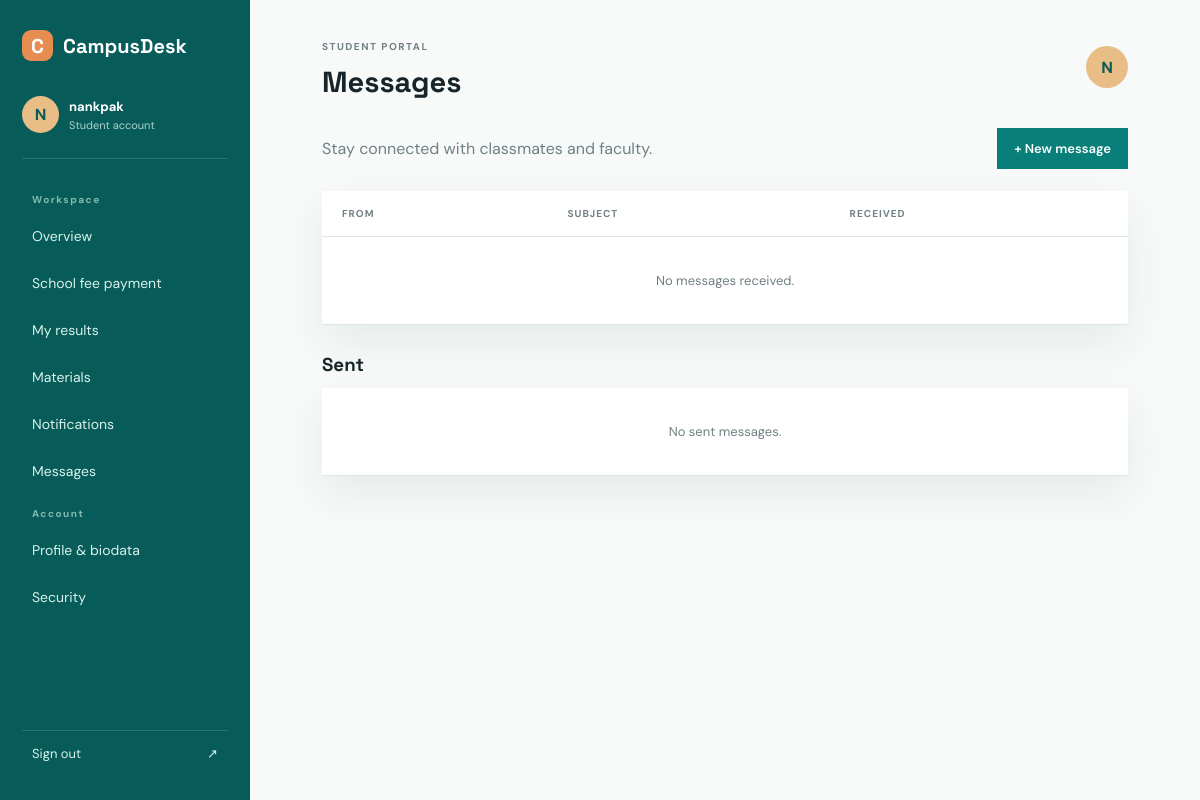
Page /messages/ (signed in) on the earlier database version.
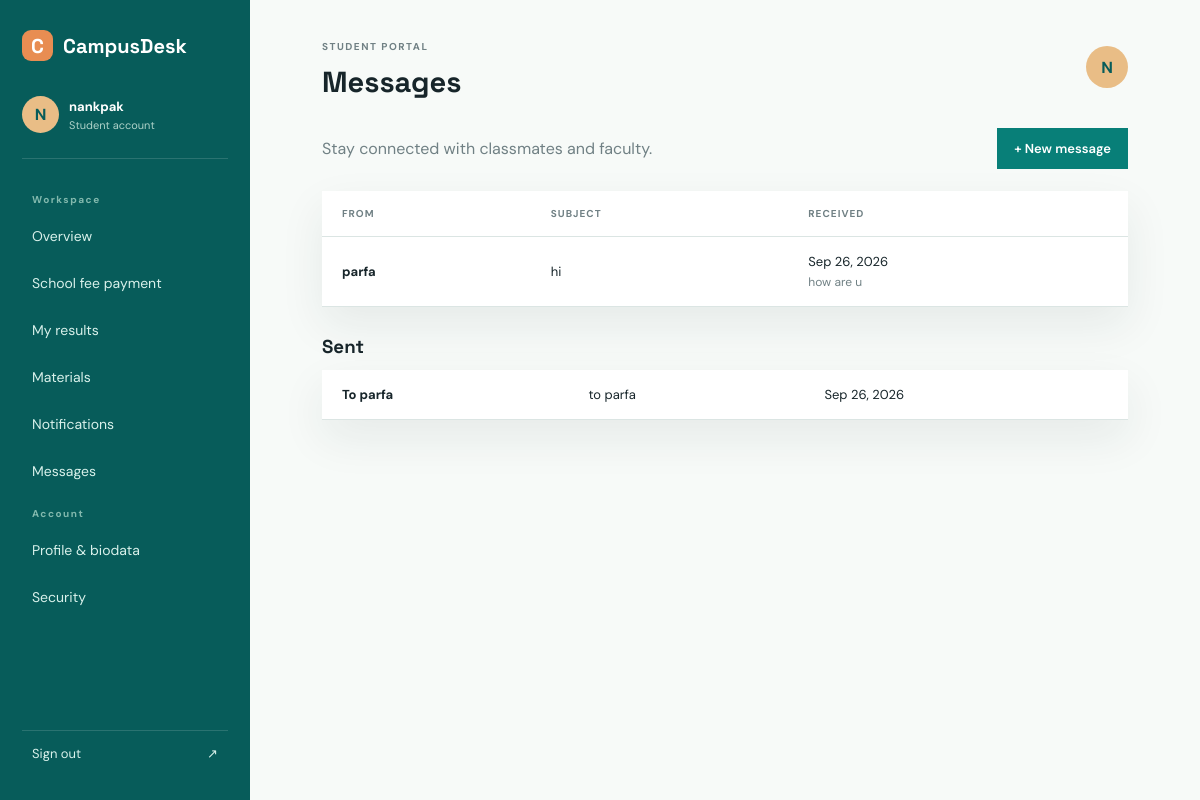
Same page on the later database version.
### student_app/models.py (models this page shows)
class Message(models.Model):
	sender = models.ForeignKey(settings.AUTH_USER_MODEL, on_delete=models.CASCADE, related_name='sent_messages')
	recipient = models.ForeignKey(settings.AUTH_USER_MODEL, on_delete=models.CASCADE, related_name='received_messages')
	subject = models.CharField(max_length=180)
	body = models.TextField()
	created_at = models.DateTimeField(auto_now_add=True)
	is_read = models.BooleanField(default=False)
	class Meta:
		ordering = ['-created_at']

### student_app/views.py (the view)
# urls.py: path('messages/', views.messages_view, name='messages'),
@login_required
def messages_view(request):
	received = request.user.received_messages.select_related('sender')
	sent = request.user.sent_messages.select_related('recipient')
	received.update(is_read=True)
	return render(request, 'messages.html', {'received': received, 'sent': sent})

### templates/messages.html
{% extends 'base.html' %}{% block title %}Messages | CampusDesk{% endblock %}{% block heading %}Messages{% endblock %}{% block content %}<div class="page-actions"><p>Stay connected with classmates and faculty.</p><a class="button" href="{% url 'compose_message' %}">+ New message</a></div><section class="panel table-wrap"><table><thead><tr><th>From</th><th>Subject</th><th>Received</th></tr></thead><tbody>{% for message in received %}<tr><td><strong>{{ message.sender.get_full_name|default:message.sender.username }}</strong></td><td>{{ message.subject }}</td><td>{{ message.created_at|date:'M j, Y' }}<p class="message-preview">{{ message.body|truncatechars:80 }}</p></td></tr>{% empty %}<tr><td colspan="3" class="empty">No messages received.</td></tr>{% endfor %}</tbody></table></section><h3 class="section-title">Sent</h3><section class="panel table-wrap"><table><tbody>{% for message in sent %}<tr><td><strong>To {{ message.recipient.username }}</strong></td><td>{{ message.subject }}</td><td>{{ message.created_at|date:'M j, Y' }}</td></tr>{% empty %}<tr><td class="empty">No sent messages.</td></tr>{% endfor %}</tbody></table></section>{% endblock %}

### templates/base.html (shortened to what this page needs)
{% load static %}
<!doctype html>
<html lang="en">
<head>
  <link rel="stylesheet" href="{% static 'style.css/main.css' %}">
</head>
<body>
{% if user.is_authenticated %}
<div class="app-shell">
  <aside class="sidebar" id="sidebar">
    <a class="brand" href="{% url 'dashboard' %}"><span class="brand-mark">C</span><span>CampusDesk</span></a>
    <div class="profile-mini"><div class="avatar">{{ user.first_name|default:user.username|slice:':1'|upper }}</div><div><strong>{{ user.get_full_name|default:user.username }}</strong><small>Student account</small></div></div>
    <nav class="nav"><span class="nav-label">Workspace</span>
      <a href="{% url 'dashboard' %}">Overview</a><a href="{% url 'payment' %}">School fee payment</a><a href="{% url 'results' %}">My results</a><a href="{% url 'materials' %}">Materials</a><a href="{% url 'notifications' %}">Notifications</a><a href="{% url 'messages' %}">Messages</a><span class="nav-label">Account</span><a href="{% url 'profile' %}">Profile & biodata</a><a href="{% url 'password_change' %}">Security</a></nav>
    <a class="logout" href="{% url 'logout' %}">Sign out <span>↗</span></a>
  </aside>
  <main class="main"><header class="topbar"><button class="menu-toggle" id="menuToggle" aria-label="Open navigation">☰</button><div><span class="eyebrow">STUDENT PORTAL</span><h1>{% block heading %}Good to see you{% endblock %}</h1></div><a class="top-avatar" href="{% url 'profile' %}">{{ user.first_name|default:user.username|slice:':1'|upper }}</a></header>
  {% block content %}{% endblock %}</main>
</div>
{% else %}{% block auth_content %}{% endblock %}{% endif %}
</body></html>

### static/style.css/main.css (style rules this page uses)
:root { --ink:#17252a;--muted:#708084;--line:#dbe5e3;--paper:#f7faf8;--white:#fff;--teal:#087f78;--teal-dark:#075c5a;--orange:#e88d52;--blue:#4b77a7;--shadow:0 18px 45px rgba(24,54,57,.08) }
* { box-sizing:border-box }
body { margin:0;background:var(--paper);color:var(--ink);font-family:'DM Sans',sans-serif }
a { color:inherit;text-decoration:none }
h1,h2,h3,p { margin-top:0 }
h1,h2,h3,.brand { font-family:'Space Grotesk',sans-serif }
.app-shell { display:flex;min-height:100vh }
.sidebar { width:250px;background:var(--teal-dark);color:#d9f1eb;padding:30px 22px 24px;display:flex;flex-direction:column;flex-shrink:0 }
.brand { font-size:20px;font-weight:700;display:flex;gap:10px;align-items:center;color:#fff }
.brand-mark { width:31px;height:31px;background:var(--orange);color:#fff;display:inline-grid;place-items:center;border-radius:9px;font-weight:700 }
.profile-mini { display:flex;align-items:center;gap:10px;padding:35px 0 25px;border-bottom:1px solid rgba(255,255,255,.14) }
.avatar,.top-avatar { display:grid;place-items:center;width:37px;height:37px;border-radius:50%;background:#e9bd86;color:var(--teal-dark);font-weight:700 }
.profile-mini strong,.profile-mini small { display:block }
.profile-mini strong { font-size:13px;color:#fff }
.profile-mini small { font-size:11px;margin-top:3px;color:#aed2c9 }
.nav { padding-top:24px;display:flex;flex-direction:column;gap:5px }
.nav-label,.eyebrow { font-size:10px;letter-spacing:1.5px;font-weight:700;color:var(--muted) }
.nav-label { color:#83b9ae;margin:10px 10px 4px }
.nav a { padding:12px 10px;border-radius:7px;font-size:14px }
.logout { margin-top:auto;padding:14px 10px;border-top:1px solid rgba(255,255,255,.14);font-size:13px;display:flex;justify-content:space-between }
.main { flex:1;min-width:0;padding:0 6vw 60px }
.topbar { display:flex;justify-content:space-between;align-items:center;padding:34px 0 28px }
.topbar h1 { font-size:29px;margin:8px 0 0 }
.top-avatar { width:42px;height:42px }
.stat,.panel,.material-card { background:var(--white);box-shadow:var(--shadow) }
.panel { padding:24px }
.page-intro,.page-actions { display:flex;align-items:center;justify-content:space-between;margin:0 0 22px;color:var(--muted) }
.page-actions p { margin:0 }
.button { border:0;background:var(--teal);color:#fff;padding:12px 17px;font:600 13px 'DM Sans';cursor:pointer;display:inline-block }
.table-wrap { overflow:auto;padding:0 }
table { width:100%;border-collapse:collapse;font-size:13px }
th,td { padding:16px 20px;text-align:left;border-bottom:1px solid var(--line);white-space:nowrap }
th { font-size:10px;letter-spacing:1px;text-transform:uppercase;color:var(--muted) }
.section-title { margin:28px 0 12px }
.message-preview { color:var(--muted);font-size:12px;margin:4px 0 0 }

Differences in the rows shown:
added Message: sender.get_full_name "parfa", subject "hi", created_at "Sep 26, 2026", body "how are u", shown under "Messages"
added Message: recipient.username "parfa", subject "to parfa", created_at "Sep 26, 2026", shown under "Sent"
Other differences:
text no longer shown: "No messages received. No sent messages."
